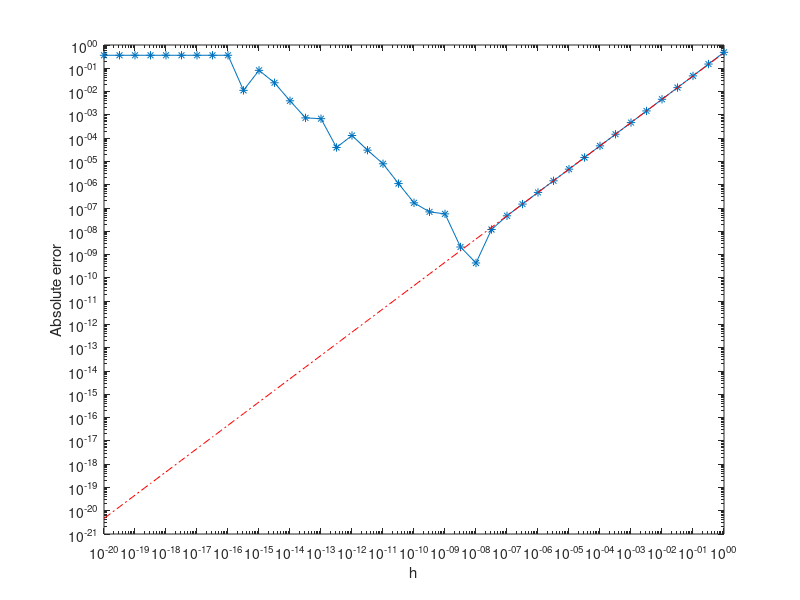

Source code (MATLAB):
x0 = 1.2;
f0 = sin(x0);
fp = cos(x0);
i = -20:0.5:0;
h = 10.^i;
err = abs (fp - (sin(x0+h) - f0)./h );
d_err = f0/2*h;
loglog (h,err,'-*');
hold on
loglog (h,d_err,'r-.');
xlabel('h')
ylabel('Absolute error')
